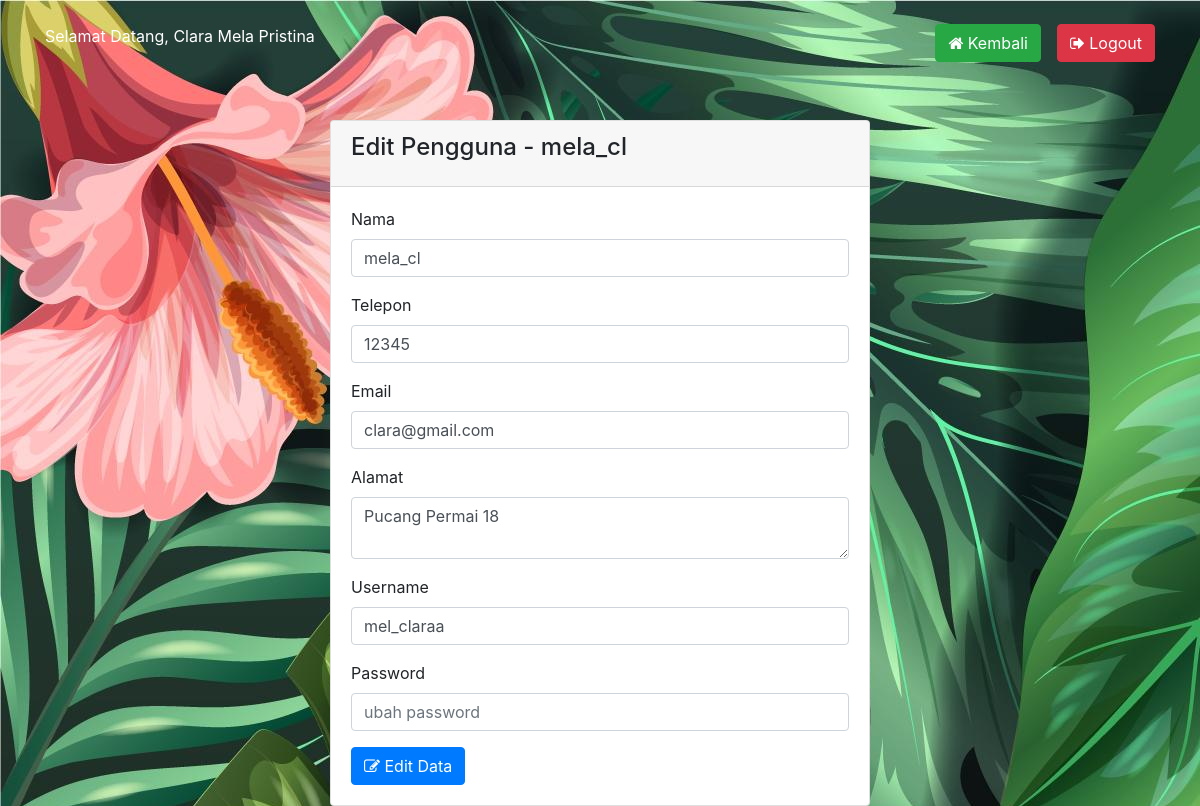
The app's page /edit.php?id=9 (signed in) with its own data.
### tables this page shows
CREATE TABLE `tbl_user` (
  `id_login` int(11) NOT NULL,
  `username` varchar(255) NOT NULL,
  `password` varchar(255) NOT NULL,
  `nama_pengguna` varchar(255) NOT NULL,
  `telepon` varchar(15) NOT NULL,
  `email` varchar(255) NOT NULL,
  `alamat` text NOT NULL
);

### proses/panggil.php (called while the page is built, shortened)
<?php
    include 'prosescrud.php';
    $db = new Koneksi();
    $koneksi =  $db->DBConnect();
    $proses = new prosesCrud($koneksi);
    $id = $_SESSION['ADMIN']['id_login'];
    $sesi = $proses->tampil_data_id('tbl_user','id_login',$id);
?>

### proses/prosescrud.php (called while the page is built, shortened)
<?php
class prosesCrud {
    protected $db;
    function __construct($db){
        $this->db = $db;
    }
    function tampil_data_id($tabel,$where,$id)
    {
        $row = $this->db->prepare("SELECT * FROM $tabel WHERE $where = ?");
        $row->execute(array($id));
        return $hasil = $row->fetch();
    }
}

### edit.php (the view, shortened to what this page needs)
<?php
    require 'proses/panggil.php';
    $idGet = strip_tags($_GET['id']);
    $hasil = $proses->tampil_data_id('tbl_user','id_login',$idGet);
?>
<!DOCTYPE HTML>
<html>
	<head>
		<link rel="stylesheet" href="https://maxcdn.bootstrapcdn.com/bootstrap/4.0.0/css/bootstrap.min.css">
		<link rel="stylesheet" href="https://stackpath.bootstrapcdn.com/font-awesome/4.7.0/css/font-awesome.min.css">
	</head>
	<body style="background-image:url('1.jpg');">
		<div class="container">
			<br/>
            <span style="color:#fff";>Selamat Datang, <?php echo $sesi['nama_pengguna'];?></span>
			<div class="float-right">
				<a href="index.php" class="btn btn-success btn-md" style="margin-right:1pc;"><span class="fa fa-home"></span> Kembali</a>
				<a href="logout.php" class="btn btn-danger btn-md float-right"><span class="fa fa-sign-out"></span> Logout</a>
			</div>
			<br/><br/><br/>
			<div class="row">
				<div class="col-sm-3"></div>
				<div class="col-lg-6">
					<br/>
					<div class="card">
						<div class="card-header">
						<h4 class="card-title">Edit Pengguna - <?php echo $hasil['nama_pengguna'];?></h4>
						</div>
						<div class="card-body">
							<form action="proses/crud.php?aksi=edit" method="POST">
								<div class="form-group">
									<label>Nama </label>
									<input type="text" value="<?php echo $hasil['nama_pengguna'];?>" class="form-control" name="nama">
								</div>
								<div class="form-group">
									<label>Telepon</label>
									<input type="number" value="<?php echo $hasil['telepon'];?>" class="form-control" name="telepon">
								</div>
								<div class="form-group">
									<label>Email</label>
									<input type="harga" value="<?php echo $hasil['email'];?>" class="form-control" name="email">
								</div>
								<div class="form-group">
									<label>Alamat</label>
									<textarea name="alamat" class="form-control"><?php echo $hasil['alamat'];?></textarea>
								</div>
								<div class="form-group">
									<label>Username</label>
									<input type="text" value="<?php echo $hasil['username'];?>" class="form-control" name="user">
								</div>
								<div class="form-group">
									<label>Password</label>
									<input type="password" value="" placeholder="ubah password" class="form-control" name="pass">
								</div>
								<button class="btn btn-primary btn-md" name="create"><i class="fa fa-edit"> </i> Edit Data</button>
							</form>
						</div>
					</div>
				</div>
				<div class="col-sm-3"></div>
			</div>
		</div>
	</body>
</html>

### records on screen
tbl_user: nama_pengguna "Clara Mela Pristina"
tbl_user: nama_pengguna "mela_cl", nama "mela_cl", telepon "12345", email "clara@gmail.com", alamat "Pucang Permai 18", user "mel_claraa"
